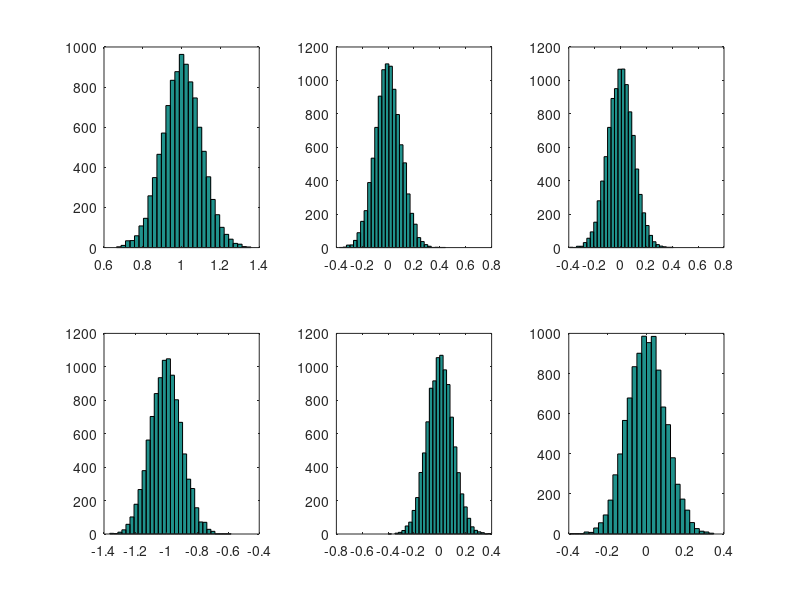
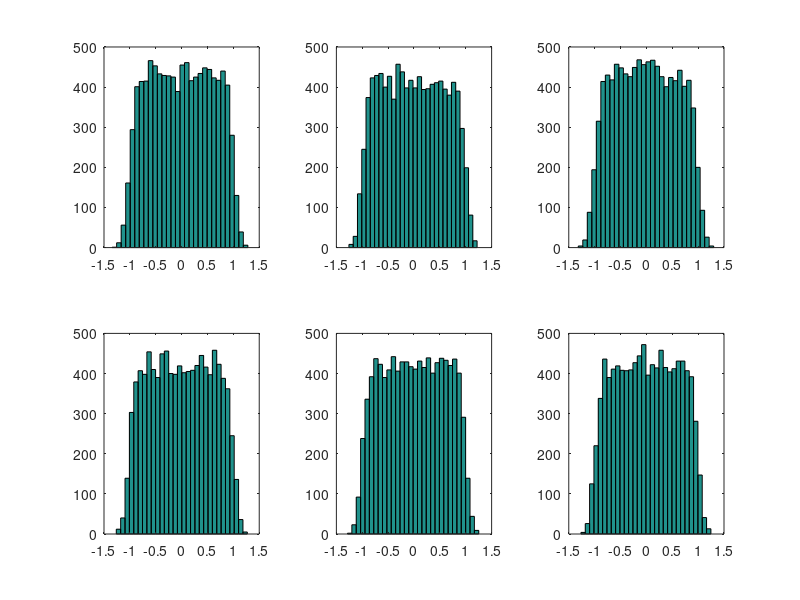
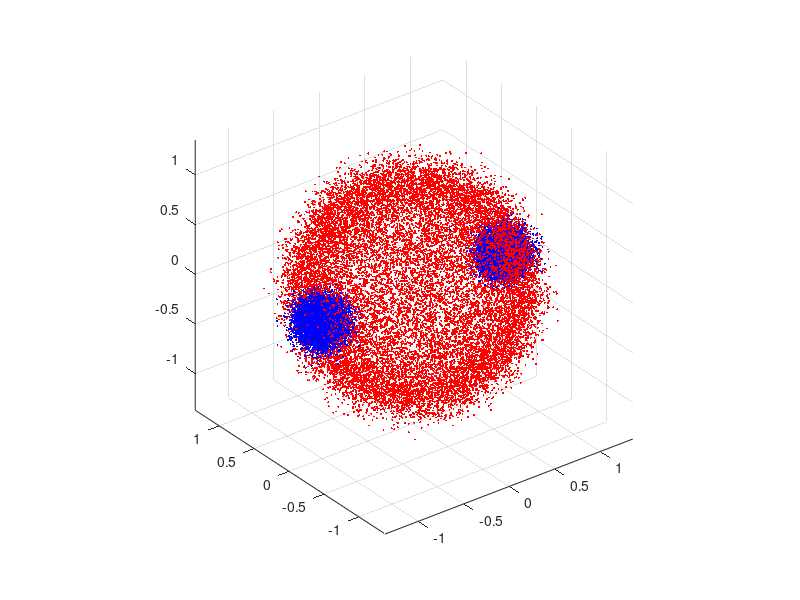

These charts were generated, in order, by the following MATLAB code:
%% Gas collision simulation
% A classical simulation of the evolution of the momentum distribution of
% gas by two-particle collisions
% DK Shin
% 07.11.15


close all; clear variables;


%% Simulation parameters
% momentum distribution parameters (NORMAL distribution)
p_mean{1} = [1;0;0];
stddev{1} = [0.1;0.1;0.1];
%p_mean{2} = [-3;0;0];
p_mean{2} = -p_mean{1};     % fix global origin as centre of motion for the system
stddev{2} = [0.1;0.1;0.1];

n_pair = 10000;   % sample number (number of pairs for TBC)


%% Simulation
% create sample from momentum distribution and output histogram
p_in = cell(2,1);
figure();
for i=1:2
    for j=1:3
        p_in{i}(j,:) = random('norm',p_mean{i}(j),stddev{i}(j),[1,n_pair]);
        subplot(2,3,(i-1)*3+j); hist(p_in{i}(j,:),30);
    end
end

% two-body collision: s-wave scattering
P_com = (p_in{1}+p_in{2})/2;    % collision centre frame

p_0 = p_in{1}-P_com;            % momentum of particle-1 in centre frame (pair momentum 0)
p_0_abs = zeros(1,n_pair);      % magnitude of colliding momentum in com
for i=1:n_pair
    p_0_abs(i) = norm(p_0(:,i));
end

scat_angle(1,:) = acos(2*rand([1,n_pair])-1);   % polar scattering angle for spherically uniform distribution
scat_angle(2,:) = 2*pi*rand([1,n_pair]);        % azimutal scattering angle

p_0_scat = zeros(3,n_pair);         % scattered momenta in com
p_0_scat(1,:) = p_0_abs.*sin(scat_angle(1,:)).*cos(scat_angle(2,:));
p_0_scat(2,:) = p_0_abs.*sin(scat_angle(1,:)).*sin(scat_angle(2,:));
p_0_scat(3,:) = p_0_abs.*cos(scat_angle(1,:));

p_out = cell(2,1);
p_out{1} = p_0_scat + P_com;        % tranform scattered momentum back to the original reference frame
p_out{2} = -p_0_scat + P_com;       % the collision partner

p_halo = [p_out{1} p_out{2}];       % collate the two separate scattered momentum distribution


%% Graphical output
% Scattered momentum distribution
figure();
for i=1:2
    for j=1:3
        subplot(2,3,(i-1)*3+j); hist(p_out{i}(j,:),30);
    end
end

% scatter plot
figure();
for i = 1:2
    scatter3(p_in{i}(1,:),p_in{i}(2,:),p_in{i}(3,:),2,'b','filled'); hold on;
end

for i = 1:2
    scatter3(p_out{i}(1,:),p_out{i}(2,:),p_out{i}(3,:),2,'r','filled'); hold on; axis equal;
end